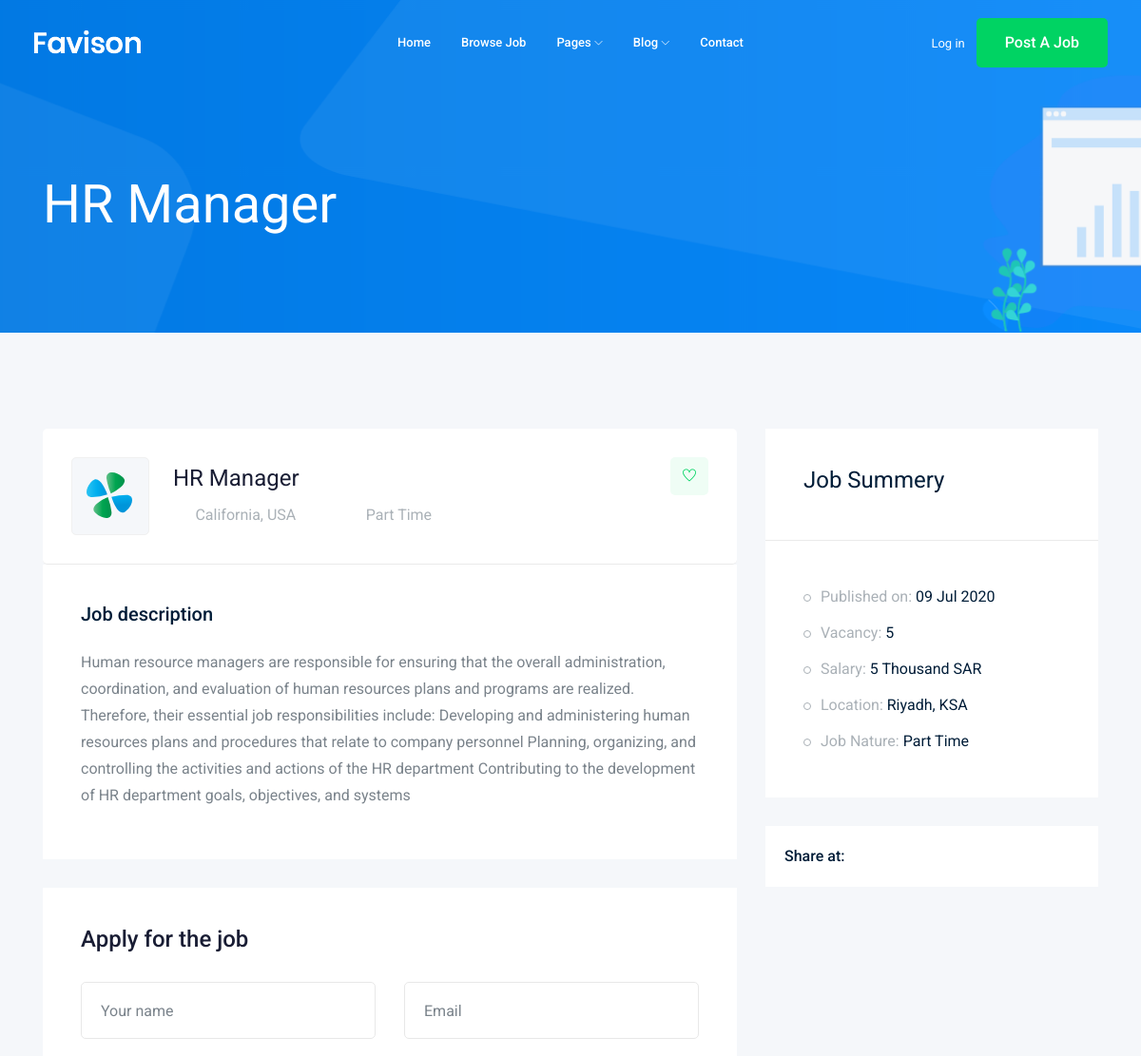
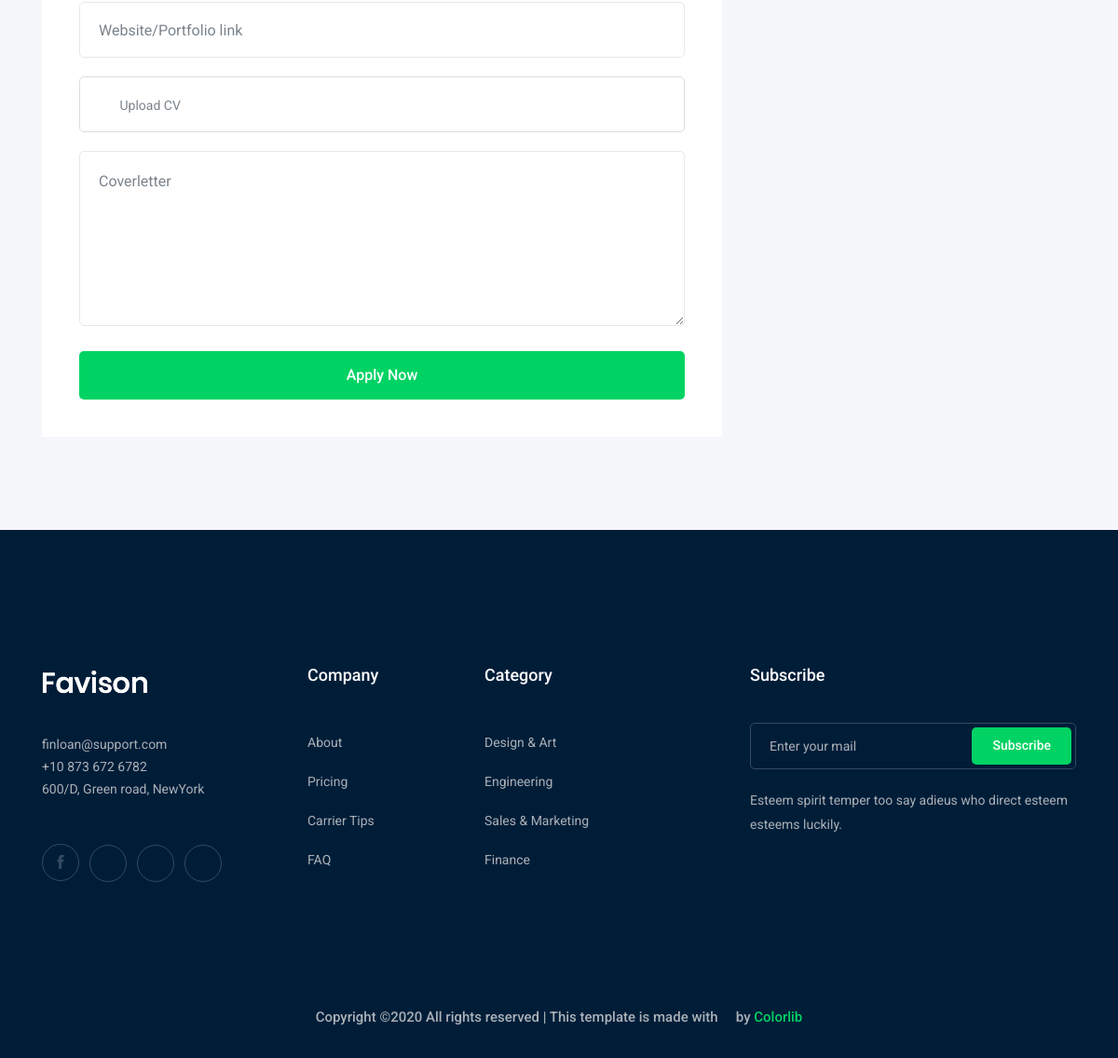
The app's page /jobs/hr-manager with its own data (2 pictures, top to bottom).
### job/models.py (models this page shows, shortened)
class Job(models.Model) :
    title = models.CharField(max_length = 100)
    job_type     = models.CharField(max_length = 15, choices = JOB_TYPE)
    description  = models.TextField(max_length = 1000)
    published_at = models.DateTimeField(auto_now =True)
    vacancy      = models.IntegerField(default = 1)
    salary       = models.IntegerField(default = 0)
    experience   = models.IntegerField(default =1)
    category     = models.ForeignKey('category', on_delete = models.CASCADE,)
    image        = models.ImageField(upload_to = image_upload)
    slug = models.SlugField(blank =True , null= True)
    def __str__(self):
        return self.title

### job/views.py (the view)
# urls.py: path('<str:slug>', views.job_detail, name = 'job_detail'),
def job_detail (request, slug) :
    job_detail = Job.objects.get(slug =slug)
    context = {'Job' : job_detail}
    return render(request, 'job/job_detail.html', context)

### job/templates/job/job_detail.html (shortened to what this page needs)
{% extends 'base.html' %}
{% block body %}
    <div class="bradcam_area bradcam_bg_1">
        <div class="container">
            <div class="row">
                <div class="col-xl-12">
                    <div class="bradcam_text">
                        <h3>{{Job}}</h3>
                    </div>
                </div>
            </div>
        </div>
    </div>
    <div class="job_details_area">
        <div class="container">
            <div class="row">
                <div class="col-lg-8">
                    <div class="job_details_header">
                        <div class="single_jobs white-bg d-flex justify-content-between">
                            <div class="jobs_left d-flex align-items-center">
                                <div class="thumb">
                                    <img src="img/svg_icon/1.svg" alt="">
                                </div>
                                <div class="jobs_conetent">
                                    <a href="#"><h4>{{Job}}</h4></a>
                                    <div class="links_locat d-flex align-items-center">
                                        <div class="location">
                                            <p> <i class="fa fa-map-marker"></i> California, USA</p>
                                        </div>
                                        <div class="location">
                                            <p> <i class="fa fa-clock-o"></i> {{Job.job_type}}</p>
                                        </div>
                                    </div>
                                </div>
                            </div>
                            <div class="jobs_right">
                                <div class="apply_now">
                                    <a class="heart_mark" href="#"> <i class="ti-heart"></i> </a>
                                </div>
                            </div>
                        </div>
                    </div>
                    <div class="descript_wrap white-bg">
                        <div class="single_wrap">
                            <h4>Job description</h4>
                            <p>{{Job.description}}</p>
                        </div>
                    </div>
                    <div class="apply_job_form white-bg">
                        <h4>Apply for the job</h4>
                        <form action="#">
                            <div class="row">
                                <div class="col-md-6">
                                    <div class="input_field">
                                        <input type="text" placeholder="Your name">
                                    </div>
                                </div>
                                <div class="col-md-6">
                                    <div class="input_field">
                                        <input type="text" placeholder="Email">
                                    </div>
                                </div>
                                <div class="col-md-12">
                                    <div class="input_field">
                                        <input type="text" placeholder="Website/Portfolio link">
                                    </div>
                                </div>
                                <div class="col-md-12">
                                    <div class="input-group">
                                        <div class="input-group-prepend">
                                          <button type="button" id="inputGroupFileAddon03"><i class="fa fa-cloud-upload" aria-hidden="true"></i>
                                          </button>
                                        </div>
                                        <div class="custom-file">
                                          <label class="custom-file-label" for="inputGroupFile03">Upload CV</label>
                                        </div>
                                      </div>
                                </div>
                                <div class="col-md-12">
                                    <div class="input_field">
                                        <textarea name="#" id="" cols="30" rows="10" placeholder="Coverletter"></textarea>
                                    </div>
                                </div>
                                <div class="col-md-12">
                                    <div class="submit_btn">
                                        <button class="boxed-btn3 w-100" type="submit">Apply Now</button>
                                    </div>
                                </div>
                            </div>
                        </form>
                    </div>
                </div>
                <div class="col-lg-4">
                    <div class="job_sumary">
                        <div class="summery_header">
                            <h3>Job Summery</h3>
                        </div>
                        <div class="job_content">
                            <ul>
                                <li>Published on: <span>{{Job.published_at |date:'d M o'}}</span></li>
                                <li>Vacancy: <span>{{Job.vacancy}}</span></li>
                                <li>Salary: <span>{{Job.salary}} Thousand SAR</span></li>
                                <li>Location: <span>Riyadh, KSA</span></li>
                                <li>Job Nature: <span> {{Job.job_type}}</span></li>
                            </ul>
                        </div>
                    </div>
                    <div class="share_wrap d-flex">
                        <span>Share at:</span>
                        <ul>
                            <li><a href="#"> <i class="fa fa-facebook"></i></a> </li>
                            <li><a href="#"> <i class="fa fa-google-plus"></i></a> </li>
                            <li><a href="#"> <i class="fa fa-twitter"></i></a> </li>
                            <li><a href="#"> <i class="fa fa-envelope"></i></a> </li>
                        </ul>
                    </div>
                    <div class="job_location_wrap">
                        <div class="job_lok_inner">
                            <div id="map" style="height: 200px;"></div>
                          </div>
                    </div>
                </div>
            </div>
        </div>
    </div>
{% endblock body %}

### records on screen
Job: title "HR Manager", job_type "Part Time", description "Human resource managers are responsible for ensuring that the overall administration, coordination, and evaluation of human resources plans and programs are realized. Therefore, their essential job responsibilities include: Developing and administering human resources plans and procedures that relate to company personnel Planning, organizing, and controlling the activities and actions of the HR department Contributing to the development of HR department goals, objectives, and systems", published_at "09 Jul 2020", vacancy "5", salary "5"
